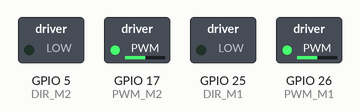
Bench run of a sketch on a simulated ESP32. On the bench: switched loads named in the sketch (green lamp = pin HIGH).

Above: at 3.1 s.
At 3.7 s:
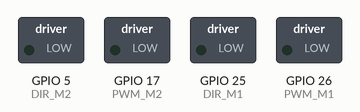
Timing chart, 0 to 5.2 s (numbered marks = the images above):
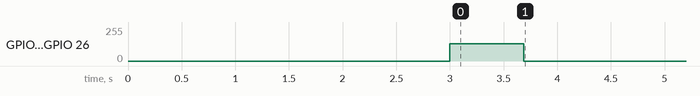

The sketch:

tourner_gauche.ino
```cpp
// Test : le robot pivote à gauche sur place, d'environ 90°.
// Ajuster DUREE_90_MS si l'angle n'est pas bon.

const int DIR_M1 = 25, PWM_M1 = 26;
const int DIR_M2 = 5, PWM_M2 = 17;
const int VITESSE = 128;
const int DUREE_90_MS = 690;

void setup() {
  pinMode(DIR_M1, OUTPUT);
  pinMode(DIR_M2, OUTPUT);
  ledcAttach(PWM_M1, 500, 8);
  ledcAttach(PWM_M2, 500, 8);
  delay(3000);

  // Le M1 tourne vers l'avant et le M2 vers l'arrière.
  digitalWrite(DIR_M1, LOW);
  digitalWrite(DIR_M2, LOW);
  ledcWrite(PWM_M1, VITESSE);
  ledcWrite(PWM_M2, VITESSE);
  delay(DUREE_90_MS);

  ledcWrite(PWM_M1, 0);
  ledcWrite(PWM_M2, 0);
}

void loop() {}
```
